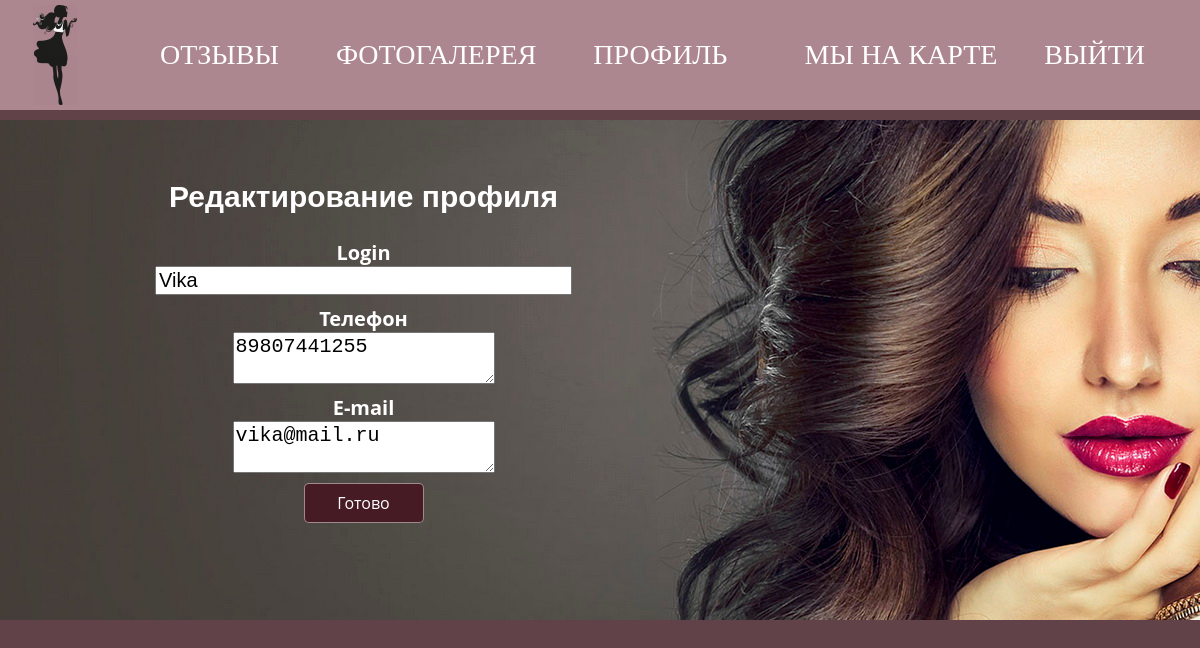
Screenshot of /edit_profile (signed in) with the database file from the repository.
### app/models.py (models this page shows, shortened)
class User(UserMixin, db.Model):
    id = db.Column(db.Integer, primary_key=True)
    username = db.Column(db.String(64), index=True, unique=True)
    name = db.Column(db.String(64), index=True, unique=False)
    fullname = db.Column(db.String(64), index=True, unique=False)
    telephone = db.Column(db.String(11), index=True, unique=False)
    email = db.Column(db.String(120), index=True, unique=True)
    password_hash = db.Column(db.String(128))
    posts = db.relationship('Post', backref='author', lazy='dynamic')

### app/routes.py (the view)
@app.route('/edit_profile', methods=['GET', 'POST'])
@login_required
def edit_profile():
    form = EditProfileForm(current_user.username)
    if form.validate_on_submit():
        current_user.username = form.username.data
        current_user.telephone = form.telephone.data
        current_user.email = form.email.data
        db.session.commit()
        flash('Ваши изменения были сохранены.')
        return redirect(url_for('index'))
    elif request.method == 'GET':
        form.username.data = current_user.username
        form.telephone.data = current_user.telephone
        form.email.data = current_user.email
    return render_template('edit_profile.html', title='Редактирование профиля',
                           form=form)

### app/forms.py (shortened to what this page needs)
class EditProfileForm(FlaskForm):
    username = StringField('Login', validators=[DataRequired()])
    telephone = TextAreaField('Телефон', validators=[Length(min=0, max=140)])
    email = TextAreaField('E-mail', validators=[Length(min=0, max=140)])
    submit = SubmitField('Готово')
    def __init__(self, original_username, *args, **kwargs):
        super(EditProfileForm, self).__init__(*args, **kwargs)
        self.original_username = original_username

### app/models.py (called while the page is built)
@login.user_loader
def load_user(id):
    return User.query.get(int(id))

### app/templates/edit_profile.html (shortened to what this page needs)
{% extends "base.html" %}
{% block content %}
<div id = "editPage">
<div class="imagebanner">
    <img id = "indexFon"src="{{ url_for('static', filename='images/Image3.jpg') }}" width="1350" alt="Добро пожаловать">
    <div class="mainContainer">
        <div  class = "editBlock">
            <h1 style="font-size: 30px;">Редактирование профиля</h1>
            <form  class = "formEdit"action="" method="post">
                <div class="centerForm">
                    {{ form.username.label }}<br>
                    {{ form.username(size=32) }}<br>
                </div>
                <div class="centerForm">
                    {{ form.telephone.label }}<br>
                    {{ form.telephone(size=32) }}<br>
                </div>
                <div class="centerForm">
                    {{ form.email.label }}<br>
                    {{ form.email(size=32) }}<br>
                </div>
                <div class="centerForm">{{ form.submit() }}</div>
            </form>
        </div>
    </div>
</div>
</div>
{% endblock %}

### app/static/style.css (style rules this page uses)
body { background-color: #614248; font-family: 'Open Sans', Helvetica, Arial, Verdana, sans-serif; width: 100%; height: 100%; margin: 0px; text-align: justify; }
input[type="submit"] { -webkit-transition: all 0.3s ease; -moz-transition: all 0.3s ease; background:#471B23; border: 1px solid rgba(244, 248, 249, 0.5); border-radius: 5px; color: #FFFFFF; font-size: 16px; padding: 5px; font-family: 'Open Sans', Helvetica, Arial, Verdana, sans-serif; width: 120px; height: 40px; }
.mainContainer { margin: 20px; color: #FFFFFF; }
form { font-size: 16px; font-family: 'Open Sans', Helvetica, Arial, Verdana, sans-serif; }
.editBlock { position: absolute; top: 40px; float: left; left: 150px; color:#FFFFFF; font: bold 25px ChaletE, Sans-Serif; }
.formEdit * { font-size: 20px; }
.centerForm { text-align: center; padding: 5px; }
#editPage { position: fixed; width: 100%; height: 100%; margin: 0px; }
.imagebanner { margin: auto; text-align: center; position: relative; width: 1350px; }

### rows the page displays
User: username "Vika", telephone "89807441255", email "vika@mail.ru"
